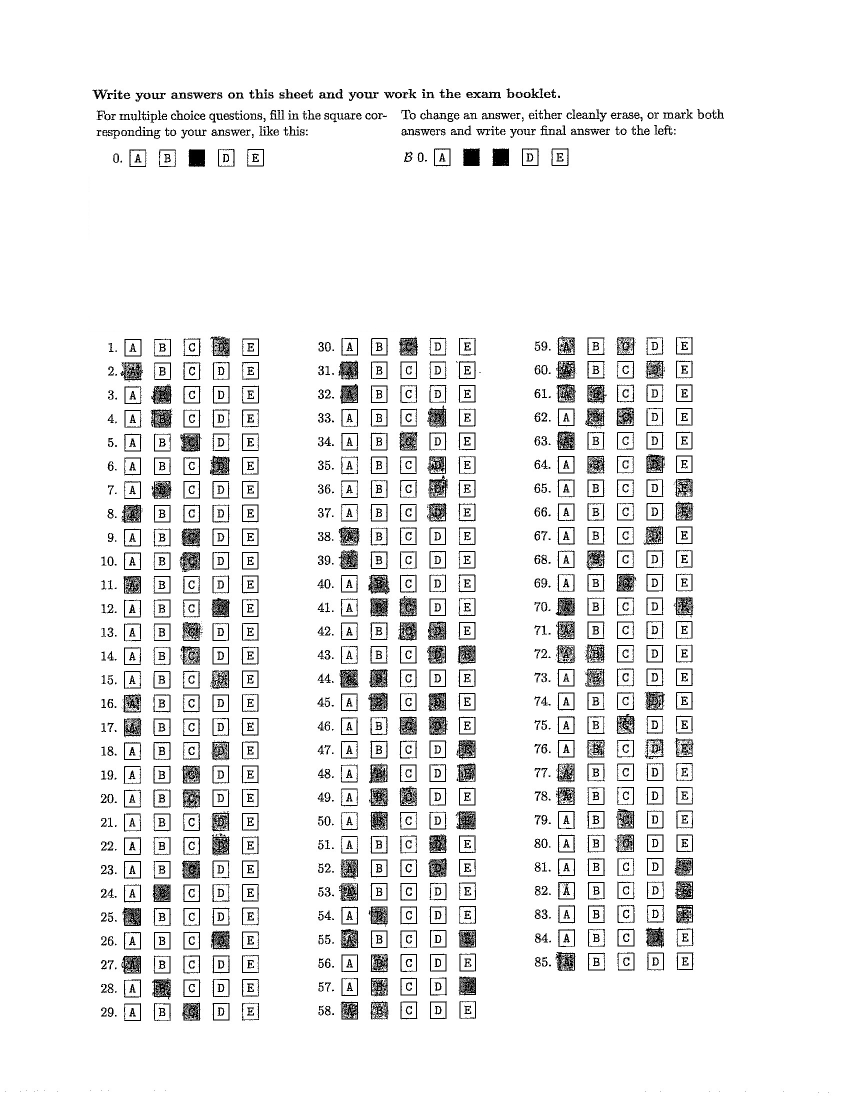
#> input picture test-images/c-33.jpg, 1700 x 2200 px (shown at 1/2 size)
$ python try.py
#> lines starting #> are read from the running program, lines starting #| are printed output that depends on the picture; after the words box and inside, x2 and y2 are one past the last pixel; in counts of white or black regions, pixels touching at a corner belong together
from PIL import Image, ImageDraw, ImageFilter, ImageOps
import numpy as np

# Load the original image
image = Image.open('test-images/c-33.jpg')
#> image is the input picture: PIL image 1700x2200 L; min 0, max 255, mean 238.9
print(image.size)
#| (1700, 2200)

base_width = 850
# [62 lines of commented-out code are left out]
original_width, original_height = image.size
#> original_width = 1700; original_height = 2200
w_percent = (base_width / float(original_width))
#> w_percent = 0.5
h_size = int((float(original_height) * float(w_percent)))
#> h_size = 1100

# Resize the image using high-quality resampling
resized_image = image.resize((base_width, h_size), Image.LANCZOS)
# resized_image.save("resized_rectangle.png")

# Convert the resized image to grayscale
gray_image = resized_image.convert("L")

guassain_image = gray_image.filter(ImageFilter.GaussianBlur(radius=1))
# Apply binarization threshold
thresh = 110
binarized_image = guassain_image.point(lambda p: 255 if p > thresh else 0)
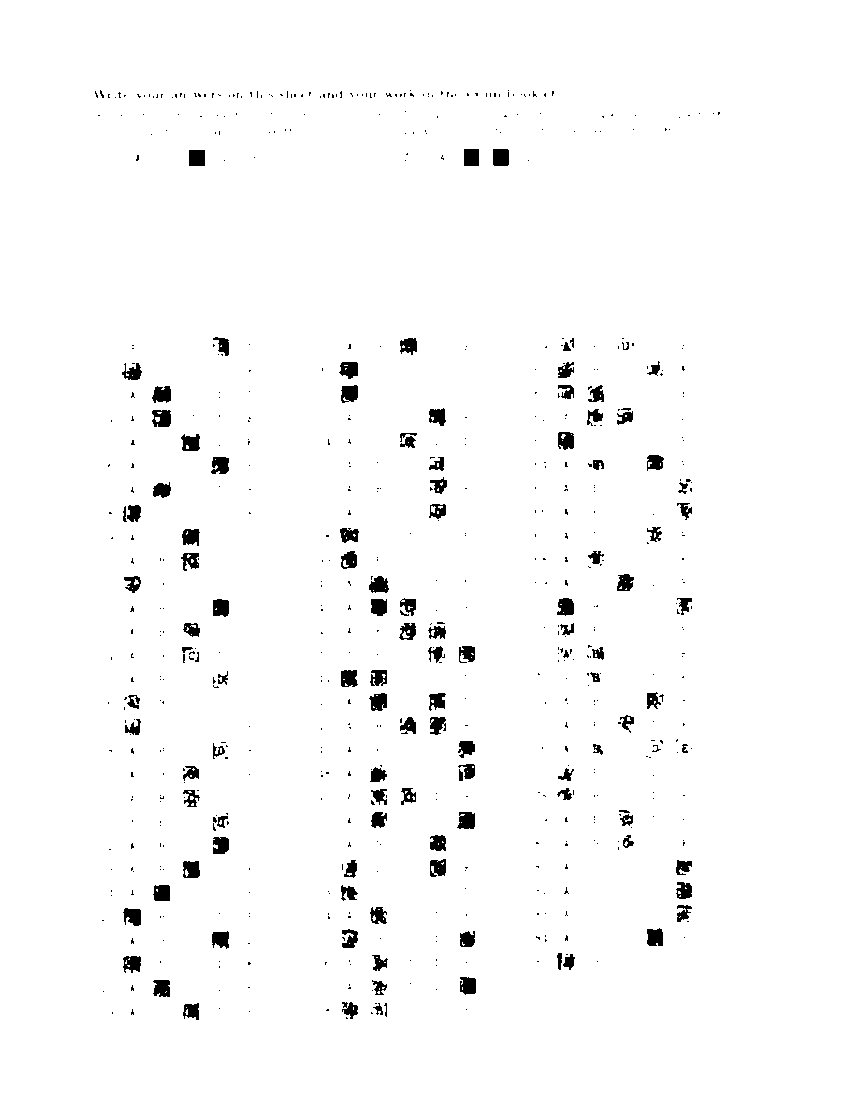
#> binarized_image: PIL image 850x1100 L; 97.8% white; 681 black regions (562 under 20 px), largest, box (x1, y1, x2, y2) and area: (493, 149, 509, 166) 269, (152, 410, 171, 427) 262, (189, 150, 205, 166) 256
binarized_image.save("output2.png")

# Prepare to draw on the binarized image
draw = ImageDraw.Draw(binarized_image)

# Image dimensions for the grid drawing
width, height = binarized_image.size
#> width = 850; height = 1100

# Grid size
grid_size = 25

# Draw vertical lines
for x in range(0, width, grid_size):
    draw.line(((x, 0), (x, height)), fill="black")

# Draw horizontal lines
for y in range(0, height, grid_size):
    draw.line(((0, y), (width, y)), fill="black")

# Save or show the image with the grid
# Important: Save the 'binarized_image', not the original 'image'
binarized_image.save('grided-big-img.jpg')
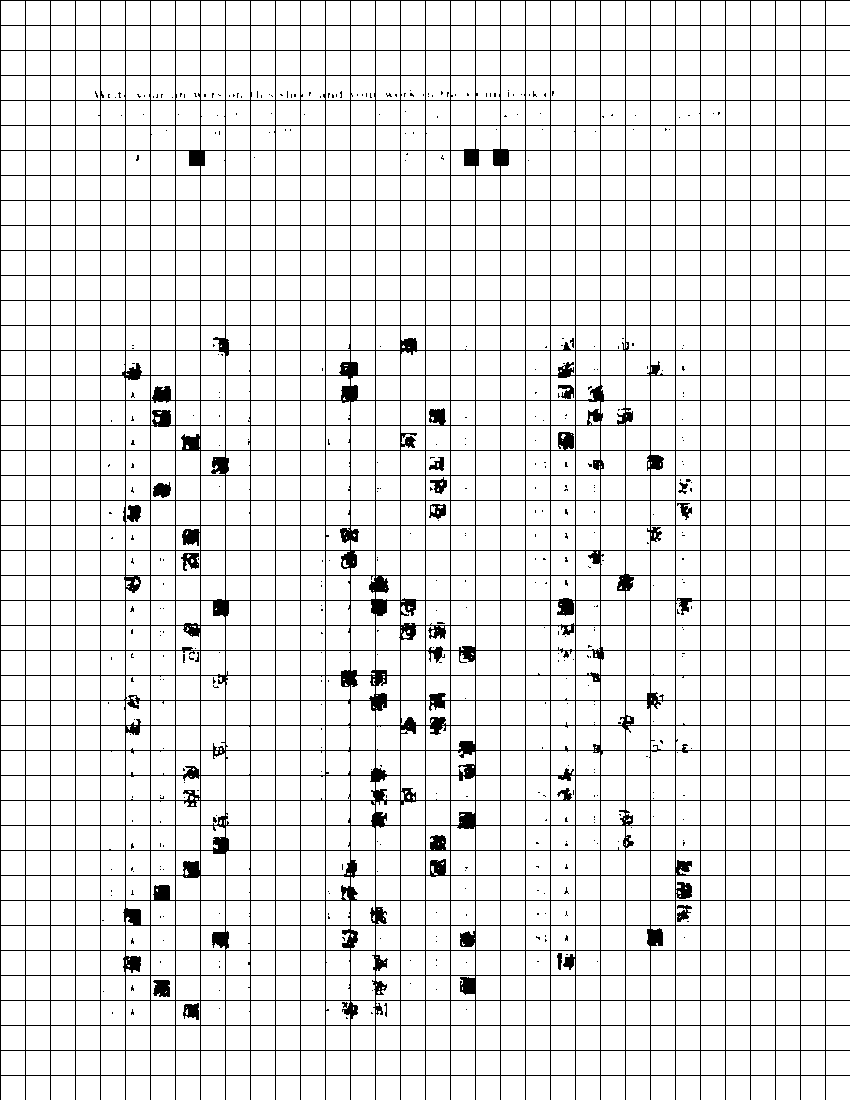
#> saved as grided-big-img.jpg: PIL image 850x1100 L; 90.1% white; black in thin lines or dots


###############################################
'''
Rectangle logic
'''
# Convert the binarized image to RGB to draw colored rectangles
rgb_image_with_rectangles = image.convert("RGB")
draw = ImageDraw.Draw(rgb_image_with_rectangles)

# Define parameters for rows
start_x, end_x = 223, 545  # Assuming fixed width for each row
start_y = 675  # Starting Y coordinate for the first row
vertical_jump = 50  # Distance between rows
row_height = 35  # Height of each rectangle (row)
rows = 29  # Total number of rows

# Draw rectangles for each row
for row in range(rows):
    top_left = (start_x, start_y + row * vertical_jump)
    bottom_right = (end_x, start_y + row * vertical_jump + row_height)
    draw.rectangle([top_left, bottom_right], outline="red")

# Save or show the image with rectangles
rgb_image_with_rectangles.save('omr_sheet_with_rectangles.jpg')

print(binarized_image.size)
#| (850, 1100)

###########################################

'''
Overlaying point logic
'''


# Assuming 'binarized_image' is already defined in your code
rgb_image = binarized_image.convert("RGB")
#> rgb_image: PIL image 850x1100 RGB; 90.1% white; black in thin lines or dots
draw = ImageDraw.Draw(rgb_image)

# Initial positions and sizes
start_x, start_y = 143, 345  # Starting position for the first dot
radius = 6
horizontal_spacing = 30  # Spacing between dots horizontally
vertical_spacing = 25  # Spacing between rows
cols = 5  # Number of columns (dots in a row)
rows = 29  # Number of rows

# Loop through rows and columns to draw dots
for row in range(rows):
    for col in range(cols):
        # Calculate current dot's position
        x = start_x + col * horizontal_spacing
        y = start_y + row * vertical_spacing

        # Choose color based on row (example: alternate between red and green)
        color = 'red' if row % 2 == 0 else 'green'

        # Draw dot
        draw.ellipse((x-radius, y-radius, x+radius, y+radius), fill=color)

# Save or show the image with dots
rgb_image.save("gray_image_with_dots.png")
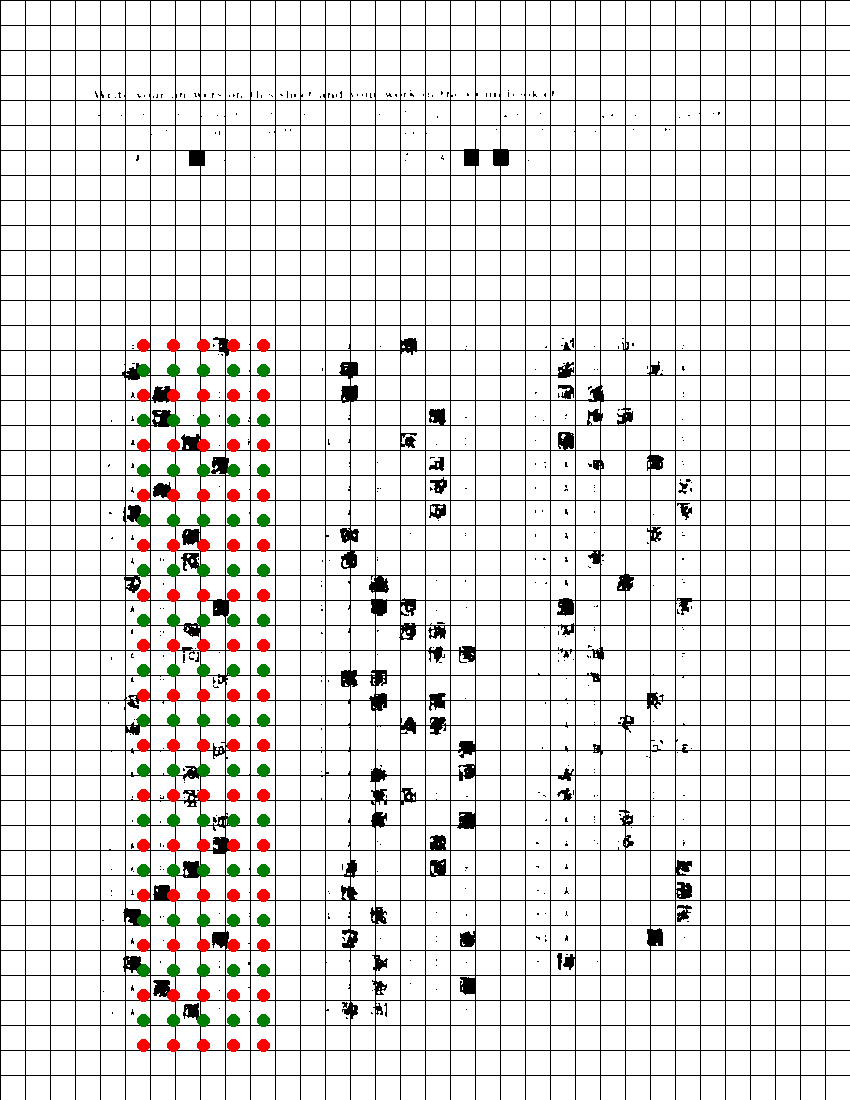
#> saved as gray_image_with_dots.png: PIL image 850x1100 RGB; mean R, G, B 227.9, 226.5, 225.3
 # Save the image


#######################################
'''
Main Logic
'''
# Assuming 'binarized_image' is your image after binarization
binarized_image_np = np.array(binarized_image)

# Convert the binarized image to RGB to draw colored circles
rgb_image = Image.fromarray(binarized_image_np).convert("RGB")
draw = ImageDraw.Draw(rgb_image)

# Define parameters
start_x, start_y = 143, 345
vertical_jump, horizontal_jump = 25, 28
radius = 12
rows, cols = 29, 5  # Assuming 2 rows and 5 columns based on your provided positions

# Function to check if a circle is filled more than half
def is_filled_circle(img_array, center, radius):
    x, y = center
    # Extract the square bounding box of the circle
    square_region = img_array[y-radius:y+radius+1, x-radius:x+radius+1]
    # Calculate the filled percentage
    filled_pixels = np.sum(square_region < 128)  # Assuming dark pixels indicate filling
    total_pixels = square_region.size
    filled_percentage = filled_pixels / total_pixels
    return filled_percentage > 0.3

# Iterate over each expected circle position
for row in range(rows):
    for col in range(cols):
        current_x = start_x + col * horizontal_jump
        current_y = start_y + row * vertical_jump
        center = (current_x, current_y)
        # Check if the circle at this position is filled more than half
        if is_filled_circle(binarized_image_np, center, radius):
            print(f"Filled Circle: Row {row + 1}, Column {col + 1}")
            draw.ellipse((current_x-radius, current_y-radius, current_x+radius, current_y+radius), outline="green")
        else:
            draw.ellipse((current_x-radius, current_y-radius, current_x+radius, current_y+radius), outline="red")

# Save or show the image with circles
rgb_image.save("marked_circles.png")
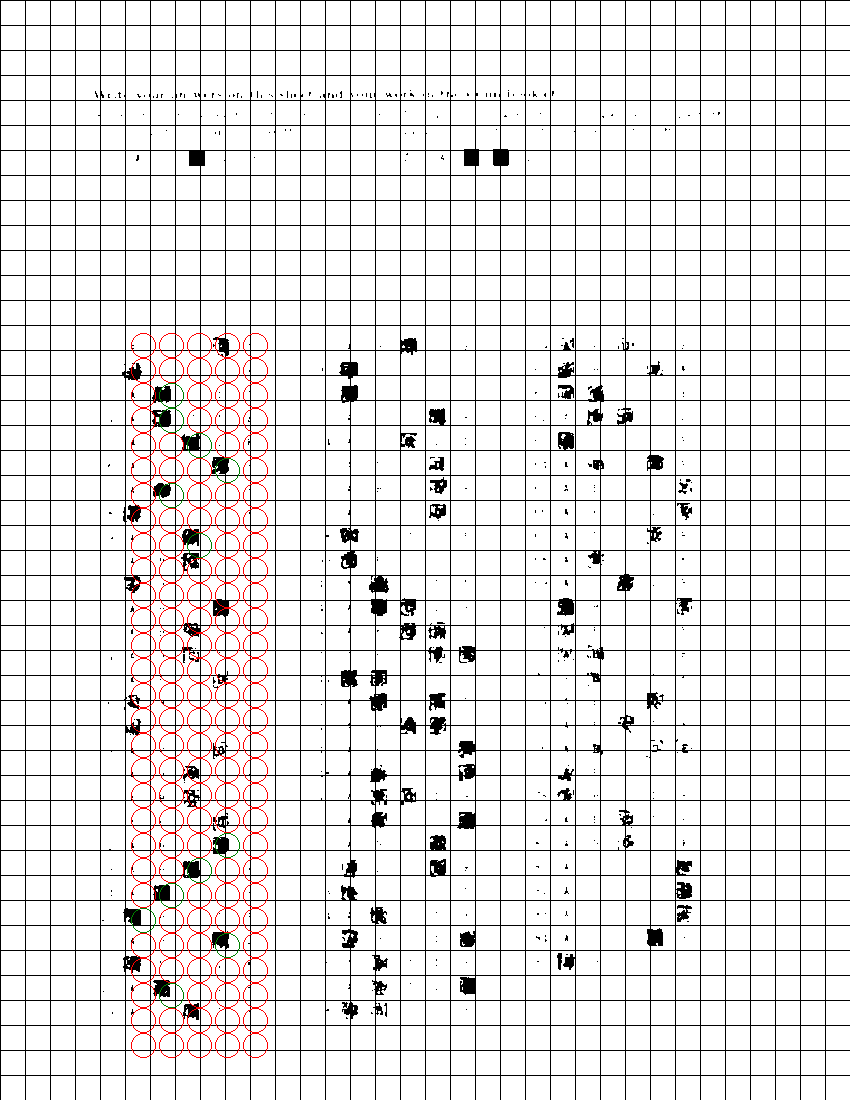
#> saved as marked_circles.png: PIL image 850x1100 RGB; mean R, G, B 229.9, 227.6, 227.4


##########################
